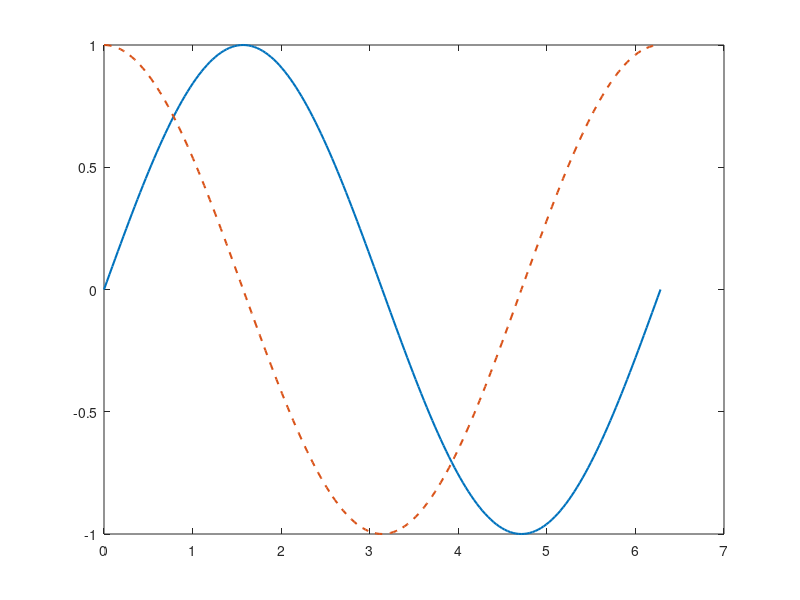

Reproduce this figure in MATLAB. (Note: this script raises an error after producing the figure.)
%% plot_function.m
%  MATH 166 -- Statistics (Prof. Andreas Mang)
%  Homework 1 helper: plot a function.
%
%  Evaluate sin(x) and cos(x) on a grid of points in [0, 2*pi] and plot both,
%  with axis labels, a title, a legend, and a reference line at 0. The figure
%  is saved as hw01-sine.png, ready to go into your PDF. Base MATLAB only; no
%  toolboxes needed.
%
%  Run:  plot_function     (at the MATLAB prompt, from this folder)

x = linspace(0, 2*pi, 201);       % 201 equally spaced points from 0 to 2*pi
y = sin(x);                       % sin acts on every entry of x at once

figure;
plot(x, y, 'LineWidth', 1.5); hold on;
plot(x, cos(x), '--', 'LineWidth', 1.5);
yline(0, 'Color', [0.5 0.5 0.5]);                 % reference line at 0
hold off;
xlim([0 2*pi]);
xlabel('x'); ylabel('f(x)');
title('sin(x) and cos(x) on [0, 2\pi]');          % \pi prints the Greek letter
legend('sin(x)', 'cos(x)', 'Location', 'southwest');
exportgraphics(gcf, 'hw01-sine.png', 'Resolution', 150);
fprintf('saved the figure as hw01-sine.png\n');

% -----------------------------------------------------------------------------
% This script is part of STAN (Statistics: Theory, Applications & Numerics),
% the code repository for MATH 166 at Tufts University:
% https://github.com/andreasmang/stan
